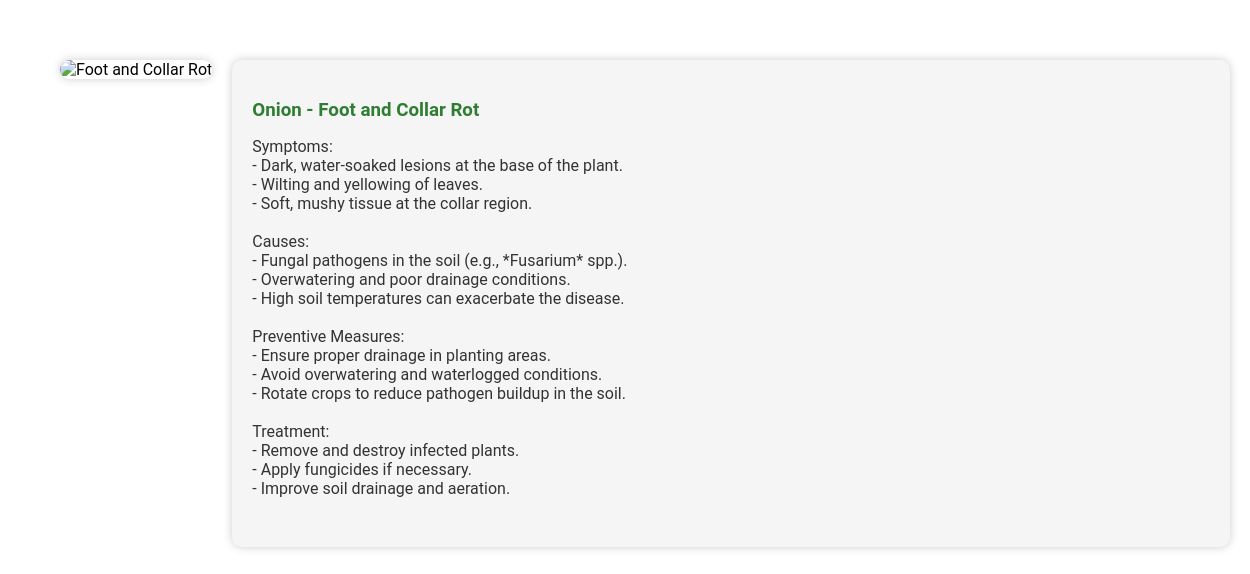
The page /disease_info/102 (signed in) on the database its author committed.
### app.py (models this page shows)
class Plant(db.Model):
    id = db.Column(db.Integer, primary_key=True)
    name = db.Column(db.String(50), unique=True, nullable=False)
    diseases = db.relationship('Disease', backref='plant', lazy=True)

class Disease(db.Model):
    id = db.Column(db.Integer, primary_key=True)
    plant_id = db.Column(db.Integer, db.ForeignKey('plant.id'), nullable=False)
    name = db.Column(db.String(100), nullable=False)
    description = db.Column(db.Text, nullable=False)
    stage = db.Column(db.String(50), nullable=False)

### app.py (the view)
@app.route('/disease_info/<int:disease_id>', methods=['GET'])
def disease_info(disease_id):
    if 'user_id' not in session:
        return redirect(url_for('login'))
    disease = Disease.query.get_or_404(disease_id)
    return render_template('disease_info.html', disease=disease)

### templates/disease_info.html (shortened to what this page needs)
<!DOCTYPE html>
<html lang="en" class="disease-info">
<head>
    <link rel="stylesheet" type="text/css" href="{{ url_for('static', filename='css/styles.css') }}">
</head>
<body class="disease-info">
    <div class="disease-info-container">
        <div class="disease-info-top">
            <img src="{{ url_for('static', filename='images/' + disease.name.lower().replace(' ', '_') + '.png') }}" alt="{{ disease.name }}">
            <div class="disease-info-content">
                <h3>{{ disease.plant.name }} - {{ disease.name }}</h3>
                <p class="convert-br">{{ disease.description|safe }}</p>
            </div>
        </div>
    </div>
</body>
</html>

### static/css/styles.css (style rules this page uses)
html, body { font-family: 'Roboto', sans-serif; margin: 0; padding: 0; height: 100%; width: 100%; scroll-behavior: smooth; background-color: #f4f4f4; }
p { color: #555; margin-bottom: 20px; }
html.disease-info, body.disease-info { background: #fff; display: flex; justify-content: center; align-items: flex-start; padding: 20px; }
.disease-info-container { display: flex; flex-direction: column; width: 100%; max-width: 1200px; margin: 0 auto; padding: 20px; }
.disease-info-top { display: flex; align-items: flex-start; justify-content: space-between; margin-bottom: 20px; }
.disease-info-top img { max-width: 300px; height: auto; border-radius: 10px; margin-right: 20px; box-shadow: 0 0 10px rgba(0, 0, 0, 0.2); }
.disease-info-content { flex: 1; padding: 20px; background: #f5f5f5; border-radius: 10px; box-shadow: 0 0 10px rgba(0, 0, 0, 0.2); }
.disease-info-content h3 { color: #2e7d32; margin-bottom: 10px; }
.disease-info-content p { color: #333; margin-bottom: 10px; }
p { color: #333333; }

### rows shown on the page
Plant: plant.name "Onion"
Disease: name "Foot and Collar Rot", description "Symptoms: - Dark, water-soaked lesions at the base of the plant. - Wilting and yellowing of leaves. - Soft, mushy tissue at the collar region. Causes: - Fungal pathogens in the soil (e.g., *Fusarium* spp.). - Overwatering and poor drainage conditions. - High soil temperatures can exacerbate the disease. Preventive Measures: - Ensure proper drainage in planting areas. - Avoid overwatering and waterlogged conditions. - Rotate crops to reduce pathogen buildup in the soil. Treatment: - Remove and destroy infected plants. - Apply fungicides if necessary. - Improve soil drainage and aeration."
